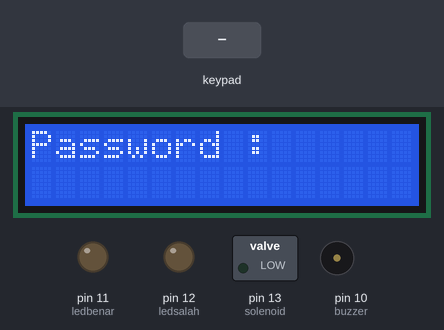
A sketch run on a simulated Arduino Uno, built with avr-gcc and run on an emulated ATmega328P. Shown: 16×2 character LCD, switched loads named in the sketch (green lamp = pin HIGH), output pins drawn as LEDs (lit = HIGH), buzzer (waves = sounding). The test bench sets the inputs (shaded band).

Above: at 2.2 s.
2.3 s: keypad keys 2 6 2 2 2 pressed 0.4 s apart
At 5.2 s:
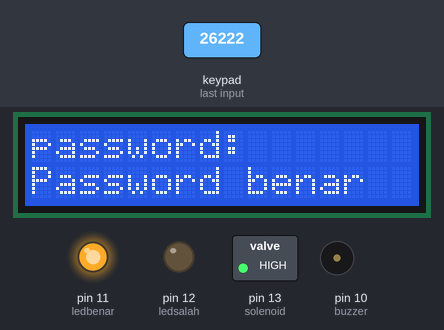
7.3 s: keypad keys 9 8 7 6 # pressed 0.4 s apart
At 12.7 s:
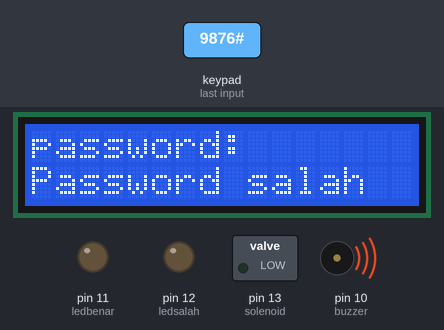
15.3 s: key '#' pressed
18.3 s: key '*' pressed
At 19.8 s:
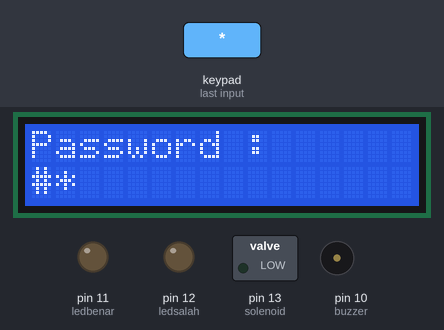
20.4 s: key 'A' pressed
At 21.5 s:
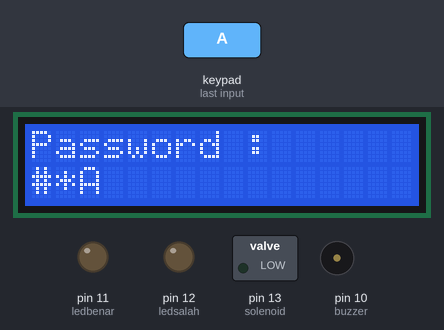
21.9 s: key 'B' pressed
At 22.6 s:
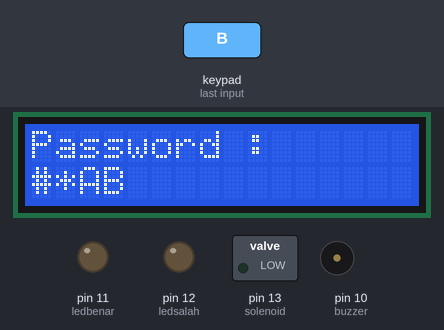
Timing chart, 0 to 24.4 s (numbered marks = the images above; inputs shaded):
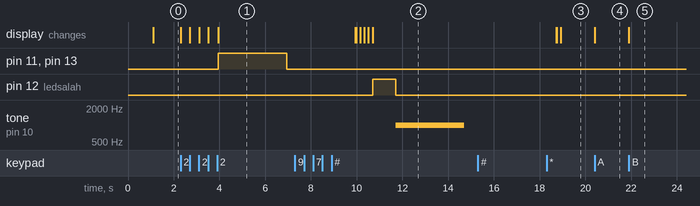

The sketch:

akses_kamar_dengan_keypad.ino
```cpp
#include <LiquidCrystal_I2C.h>
#include <Wire.h>
#include <Keypad.h>
#define LebarPassword 6
#define ledbenar 11
#define ledsalah 12
#define solenoid 13

LiquidCrystal_I2C lcd(0x27, 16, 2);

char Data[LebarPassword];
char Master[LebarPassword] = "26222";
byte data_count = 0, master_count = 0;
bool Password_benar;

const int buzzer = 10;

const byte ROWS = 4;
const byte COLS = 4;
char hexaKeys[ROWS][COLS] = {
  { '#', '0', '*', 'A' },
  { '9', '8', '7', 'B' },
  { '4', '5', '6', 'C' },
  { '3', '2', '1', 'D' }
};
byte rowPins[ROWS] = { 9, 8, 7, 6 };
byte colPins[COLS] = { 5, 4, 3, 2 };

Keypad customKeypad = Keypad(makeKeymap(hexaKeys), rowPins, colPins, ROWS, COLS);

void setup() {
  // put your setup code here, to run once:
  lcd.init();
  lcd.backlight();
  pinMode(buzzer, OUTPUT);
  pinMode(ledbenar, OUTPUT);
  pinMode(ledsalah, OUTPUT);
  pinMode(solenoid, OUTPUT);
  lcd.setCursor(0, 0);
  lcd.print("pengunci pintu");
  lcd.setCursor(4, 1);
  lcd.print("kelompok 1");
  delay(1000);
  lcd.clear();
}

void loop() {
  // put your main code here, to run repeatedly:
  lcd.setCursor(0, 0);
  lcd.print("Password :");

  char customKey = customKeypad.getKey();
  if (customKey) {
    Data[data_count] = customKey;
    lcd.setCursor(data_count, 1);
    lcd.print(Data[data_count]);
    data_count++;
  }
  if (data_count == LebarPassword - 1) {
    lcd.clear();
    lcd.setCursor(0, 0);
    lcd.print("password: ");

    if (strcmp(Data, Master)) {
      lcd.setCursor(0, 1);
      lcd.print("Password salah");
      digitalWrite(ledsalah, HIGH);
      delay(1000);
      digitalWrite(ledsalah, LOW);
      tone(buzzer, 1000);
      delay(3000);
      noTone(buzzer);
      delay(1000);
    } else {
      lcd.setCursor(0, 1);
      lcd.print("Password benar");
      digitalWrite(ledbenar, HIGH);
      digitalWrite(solenoid, HIGH);
      delay(3000);
      digitalWrite(solenoid, LOW);
      digitalWrite(ledbenar, LOW);
    }
    delay(3000);
    lcd.clear();
    clearData();
  }
}
void clearData() {
  while (data_count != 0) {
    Data[data_count--] = 0;
  }
  return;
}
```

Measured:
- after the input at 2.3 s, pin 11 (ledbenar), pin 13 (solenoid): LOW → HIGH after 1.6 s, → LOW 3.0 s later; the display: first changes at once (image 1 shows a later state)
- after the input at 7.3 s, pin 12 (ledsalah): LOW → HIGH after 3.4 s, → LOW 1.0 s later; tone on pin 10 (buzzer): silent → 1000 Hz after 4.4 s, → silent 3.0 s later
- after the input at 15.3 s, every drawn part: stays the same
- after the input at 18.3 s, the display: first differs from a run without the input after 0.63 s (image 3)
- after the input at 20.4 s, the display: changes at once (image 4)
- after the input at 21.9 s, the display: changes at once (image 5)
